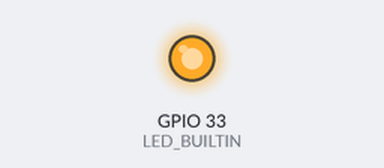
Simulated run of this sketch. Board: ESP32. On the bench: output pins drawn as LEDs (lit = HIGH). WiFi joins after 1.5 s; servers stay silent unless stated; the camera gives no picture; what the sketch prints to the serial monitor is not drawn.

Above: at 0.7 s.
At 2.2 s:
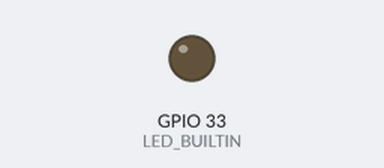
Timing chart, 0 to 3.7 s (numbered marks = the images above):
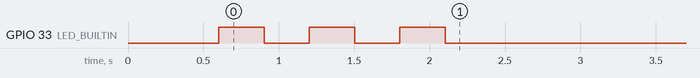

The sketch:

ESP32_CAM_UDP.ino
```cpp
#include <WiFi.h>
#include <esp_camera.h>
#include <WiFiUdp.h>

#define LED_BUILTIN 33


const char* ssid = "Ping";
const char* password = "Pong";

const char* udpAddress = "255.255.255.255"; // Broadcast address
const int udpPort = 1520;                   // UDP port to send data

WiFiUDP udp;

void setup() {
    Serial.begin(115200);

    pinMode(LED_BUILTIN, OUTPUT);

    // Initialize camera
    camera_config_t config;
    config.ledc_channel = LEDC_CHANNEL_0;
    config.ledc_timer = LEDC_TIMER_0;
    config.pin_d0 = 5;   // Change pins according to your wiring
    config.pin_d1 = 18;  // Change pins according to your wiring
    config.pin_d2 = 19;  // Change pins according to your wiring
    config.pin_d3 = 21;  // Change pins according to your wiring
    config.pin_d4 = 36;  // Change pins according to your wiring
    config.pin_d5 = 39;  // Change pins according to your wiring
    config.pin_d6 = 34;  // Change pins according to your wiring
    config.pin_d7 = 35;  // Change pins according to your wiring
    config.pin_xclk = 0; // Change pins according to your wiring
    config.pin_pclk = 22; // Change pins according to your wiring
    config.pin_vsync = 25; // Change pins according to your wiring
    config.pin_href = 23; // Change pins according to your wiring
    config.pin_sscb_sda = 26; // Change pins according to your wiring
    config.pin_sscb_scl = 27; // Change pins according to your wiring
    config.pin_pwdn = 32; // Change pins according to your wiring
    config.pin_reset = -1; // Reset pin (optional)
    config.xclk_freq_hz = 20000000; // Set clock frequency
    config.pixel_format = PIXFORMAT_JPEG; // Set pixel format to JPEG
      config.frame_size = FRAMESIZE_SVGA;
    // config.frame_size = FRAME
    config.jpeg_quality = 5;
    config.fb_count = 2;
    config.fb_location = CAMERA_FB_IN_PSRAM;
    config.grab_mode = CAMERA_GRAB_WHEN_EMPTY;


    // Initialize the camera
    if (esp_camera_init(&config) != ESP_OK) {
        Serial.println("Camera init failed");
        return;
    }

    // Connect to Wi-Fi
    WiFi.begin(ssid, password);
    while (WiFi.status() != WL_CONNECTED) {
        digitalWrite(LED_BUILTIN, LOW);
        delay(300);
        digitalWrite(LED_BUILTIN, HIGH);
        delay(300);
        Serial.print(".");
    }
    Serial.println("Connected to Wi-Fi");
    Serial.println(WiFi.localIP());

    digitalWrite(LED_BUILTIN, LOW);
}

void loop() {
    // Capture an image
    camera_fb_t* fb = esp_camera_fb_get();
    if (!fb) {
        Serial.println("Camera capture failed");
        return;
    }

    static int img_ctr;
    // Send the image size first (4 bytes)
    uint32_t image_size = fb->len;
    udp.beginPacket(udpAddress, udpPort);
    udp.write((uint8_t*)&image_size, sizeof(image_size)); // Send image size
    udp.endPacket();

    uint64_t ls = micros();

    // Send the image data
    udp.beginPacket(udpAddress, udpPort);
    udp.write(fb->buf, fb->len); // Send image data
    udp.endPacket();

    udp.flush();

    Serial.printf("Image sent %d of size %d bytes in %lu uS\n",++img_ctr, fb->len, (micros() - ls));


    // Return the frame buffer back to the driver for reuse
    esp_camera_fb_return(fb);

    delay(20); // Delay between captures (adjust as necessary)
}
```
